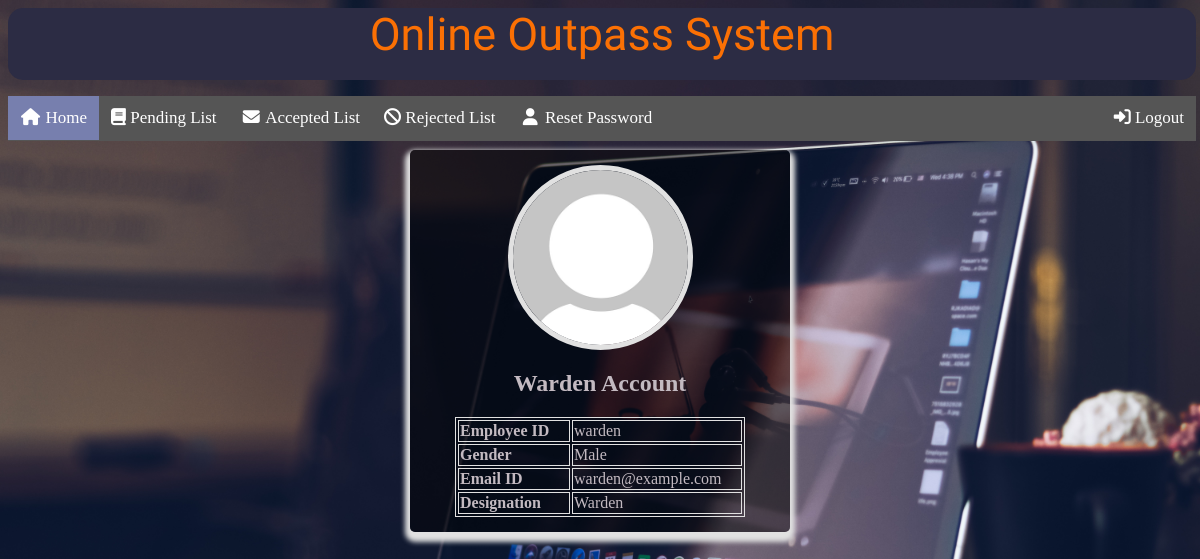
The page /php/warden.php (signed in) on the database its author committed.
### tables this page shows
CREATE TABLE `warden_login` (
  `empId` varchar(10) NOT NULL,
  `password` varchar(50) NOT NULL,
  `name` varchar(30) NOT NULL,
  `gender` varchar(6) NOT NULL,
  `email` varchar(30) NOT NULL
);

### php/warden.php (the view, shortened to what this page needs)
<html>
    <head>
        <link rel="stylesheet" href="../css/wardencs.css">
	<link rel="stylesheet" href="../css/header.css">
	<link rel="stylesheet" href="../css/wardennav.css">
        <link rel="stylesheet" href="https://cdnjs.cloudflare.com/ajax/libs/font-awesome/4.7.0/css/font-awesome.min.css">
    </head>
    <body>
        <div class="header">
            <p>Online Outpass System</p>
        </div>
        <div id="user">
            <div class="navbar">
                <a class="active" href="warden.php"><i class="fa fa-fw fa-home"></i> Home</a>
                <a href="pending.php"><i class="fa fa-book"></i> Pending List</a>
                <a href="accept.php"><i class="fa fa-fw fa-envelope"></i> Accepted List</a>
                <a href="reject.php"><i class="fa fa-ban"></i> Rejected List</a>
                <a href="freset.php"><i class="fa fa-fw fa-user"></i> Reset Password</a>
                <a href="logout.php" id="logout"><i class="fa fa-sign-in"></i>  Logout</a>
              </div>
              <div class="card">
                <img src="../img/dummyprofile.png" alt="image" />
                <?php
                $con=new mysqli("localhost","root","","outpass");
                $id=$_SESSION['empid'];
                if(($_SESSION['empid']!='') && $_SESSION['login']!=false )
                {
                    $query="SELECT * from warden_login where empId='$id'";
                    $data=mysqli_query($con,$query);
                    $result=mysqli_fetch_assoc($data);
                    echo "<h2>".$result['name']."</h2>
                    <table>
                        <tr>
                            <td><strong>Employee ID</strong></td>
                            <td>".$result['empId']."</td>
                        </tr>
                        <tr>
                            <td><strong>Gender</strong></td>
                            <td>".$result['gender']."</td>
                        </tr>
                        <tr>
                            <td><strong>Email ID</strong></td>
                            <td>".$result['email']."</td>
                        </tr>
                        <tr>
                            <td><strong>Designation</strong></td>
                            <td>Warden</td>
                        </tr>
                    </table>";
                }
                else
                {
                    header("Location:home.php");
                }
                ?>
            </div>
        </div>
    </body>
</html>

### css/wardencs.css (style rules this page uses)
.card { box-shadow: 0 5px 5px 5px #e1e1e1; max-width: 350px; padding: 15px; border-radius: 5px; margin: auto; text-align: center; background-color: #FFBDE6; background: rgba(0, 0, 0, 0.5); margin-top: 150px; margin-left: auto; margin-right: auto; color:#C3BAC1; }
img { width: 50%; border: 5px solid #e1e1e1; border-radius: 100px; }
table, table tr td { width: 290px; margin: 0 auto; border: 1px solid #e1e1e1; text-align: left; color:#C3BAC1; }

### css/header.css (style rules this page uses)
body { background-image: url('../img/imag2.jpg'); background-attachment: fixed; background-size: cover; }
.header { width: 99%; height: 9%; background:#2C2C44; display: block; margin-left: auto; margin-right: auto; border-radius: 15px; text-align: center; font-size:45px; font-family: 'Sofia'; color:#FB7004; position: fixed; top:1%; }
P { font-size:45px; margin-top: auto; margin-bottom: auto; }
#user { height: 78%; width:100%; margin-top: 100px; }

### css/wardennav.css (style rules this page uses)
.navbar { width: 99%; background-color: #555; overflow: auto; height: 45px; position:fixed; top:12%; }
.navbar a { float: left; text-align: center; padding: 12px; color: white; text-decoration: none; font-size: 17px; }
.active { background-color: #777FAE; }
#logout { float: right; }

### rows shown on the page
warden_login: name "Warden Account", empId "warden", gender "Male", email "warden@example.com"
